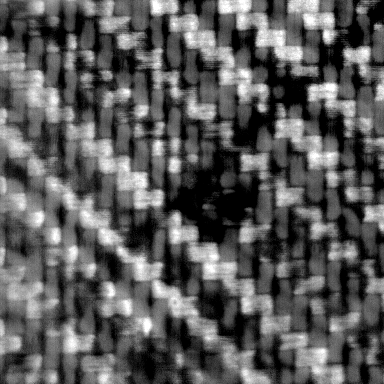
#> input picture Scritto/Prove/immagini/img1.png, 384 x 384 px, found by its file name
$ python Esercizio4.3.py
#> lines starting #> are read from the running program, lines starting #| are printed output that depends on the picture; after the words box and inside, x2 and y2 are one past the last pixel; in counts of white or black regions, pixels touching at a corner belong together
# -*- coding: utf-8 -*-

import numpy as np
import scipy.ndimage as ndi
import skimage.io as io
from skimage.color import rgb2gray
import skimage.metrics as met
import matplotlib.pyplot as plt
from seg_utils import zero_crossing
from pathlib import Path

path_immagini = Path(r"C:\Users\lucia\Desktop\FilePc\Uni\Magistrale\ESM\Laboratorio\Prove\immagini")
plt.close('all')

x1 = np.float64(io.imread(path_immagini/"img1.png"))
#> x1: shape (384, 384) float64; min 0, max 255, mean 90.7
plt.figure('originale1'); plt.imshow(x1, clim=None, cmap='gray')

# x2 = np.float64(io.imread(path_immagini/"img2.png"))
# plt.figure('originale2'); plt.imshow(x2, clim=None, cmap='gray')

"filtri di Sobel"
mask1 = ([[-2,-1, 0],
          [-1, 0, 1],
          [ 0, 1, 2]])

mask2 = ([[ 0,-1,-2],
          [ 1, 0,-1],
          [ 2, 1, 0]])

S1 = np.array([[-1,-2,-1],
               [ 0, 0, 0],
               [ 1, 2, 1]])

S2 = np.array([[-1,0,1],
               [-2,0,2],
               [-1,0,1]])


d1_x1 = ndi.correlate(x1, mask1, mode='reflect')
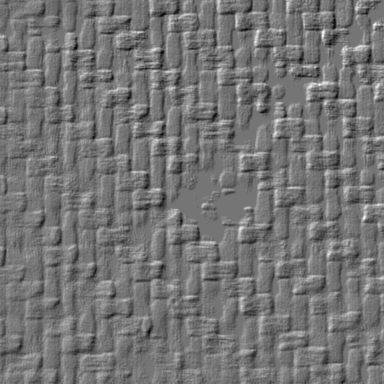
#> d1_x1: shape (384, 384) float64; min -446, max 525, mean -1; drawn with min black and max white
#plt.figure('Sobel1'); plt.imshow(d1_x1, clim=None, cmap='gray')

d2_x1 = ndi.correlate(x1, mask2, mode='reflect')
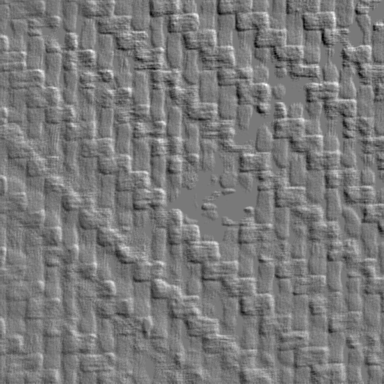
#> d2_x1: shape (384, 384) float64; min -519, max 570, mean 0; drawn with min black and max white


"provo gradiente"
# [5 lines of commented-out code are left out]

"provo varianza"
# var1 = ndi.generic_filter(x1, np.var, (2,2))
# plt.figure('maschera binaria var'); plt.imshow(var1, clim=None, cmap='gray')

"provo laplace"
# l = ndi.gaussian_laplace(x1, 0.5)
# zer = zero_crossing(l)
# plt.figure('maschera binaria laplace'); plt.imshow(zer, clim=None, cmap='gray')

"provo mediano + filtro"
med = ndi.generic_filter(x1, np.median,  (25,25))
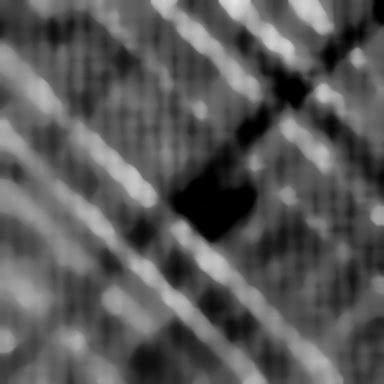
#> med: shape (384, 384) float64; min 0, max 231, mean 88.2
plt.figure('mediano'); plt.imshow(med, clim=None, cmap='gray')

# d_med = ndi.correlate(med, mask1)
# plt.figure('maschera derivata mediano'); plt.imshow(d_med,
#                                                     clim=None, cmap='gray')

mas_med = med < 50
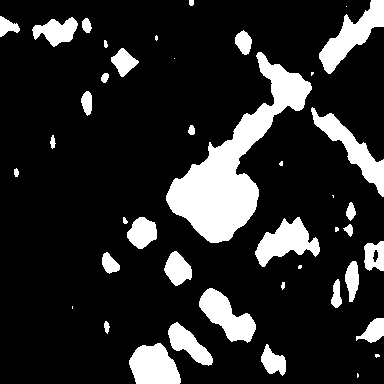
#> mas_med: shape (384, 384) bool; 16.3% white; 43 white regions (11 under 20 px), largest, box (x1, y1, x2, y2) and area: (166, 52, 312, 243) 8617, (319, 0, 384, 74) 1828, (311, 107, 384, 197) 1732
plt.figure('mediano_mask'); plt.imshow(mas_med, clim=None, cmap='gray')


# [34 lines of commented-out code are left out]

$ run again, with Scritto/Prove/immagini/img2.png copied over Scritto/Prove/immagini/img1.png
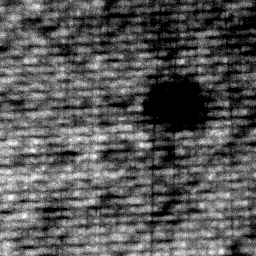
#> input picture Scritto/Prove/immagini/img2.png, 256 x 256 px, found by its file name
#> `med = ndi.generic_filter(x1, np.median,  (25,25))`:
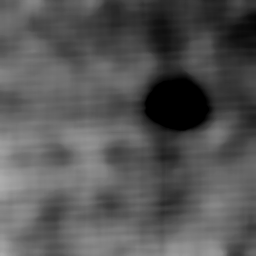
#> med: shape (256, 256) float64; min 0, max 173, mean 85.6
#> `mas_med = med < 50`:
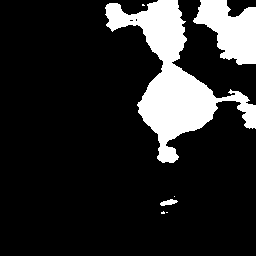
#> mas_med: shape (256, 256) bool; 15.7% white; 7 white regions (4 under 20 px), largest, box (x1, y1, x2, y2) and area: (105, 0, 256, 163) 7678, (193, 0, 256, 65) 2537, (160, 199, 178, 206) 75
